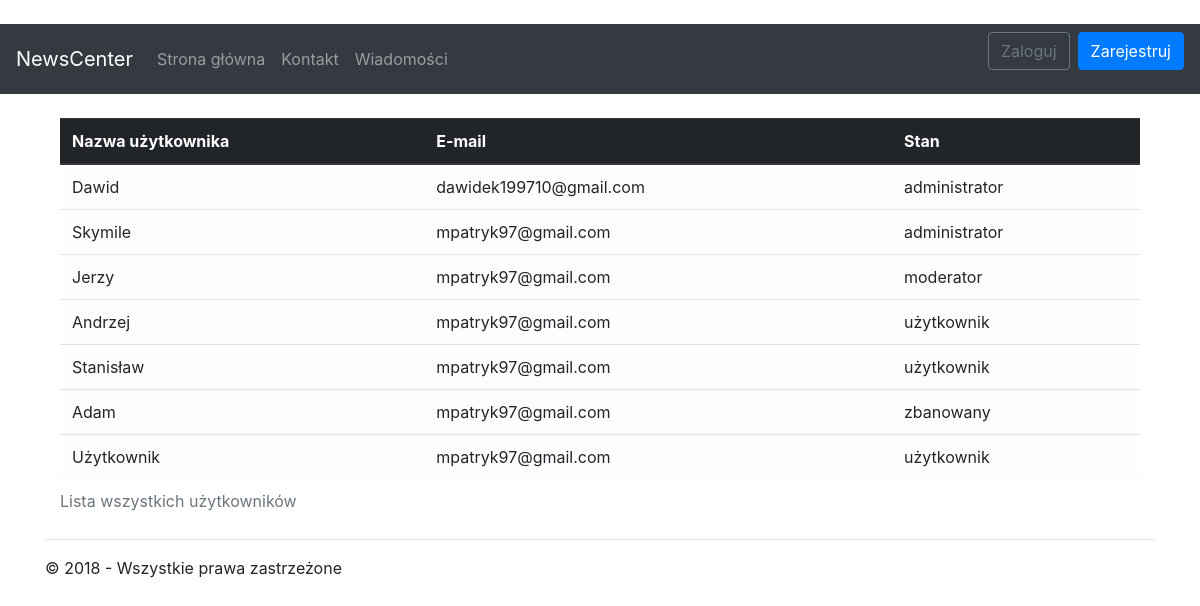
/user, run on an earlier commit of the app's database.
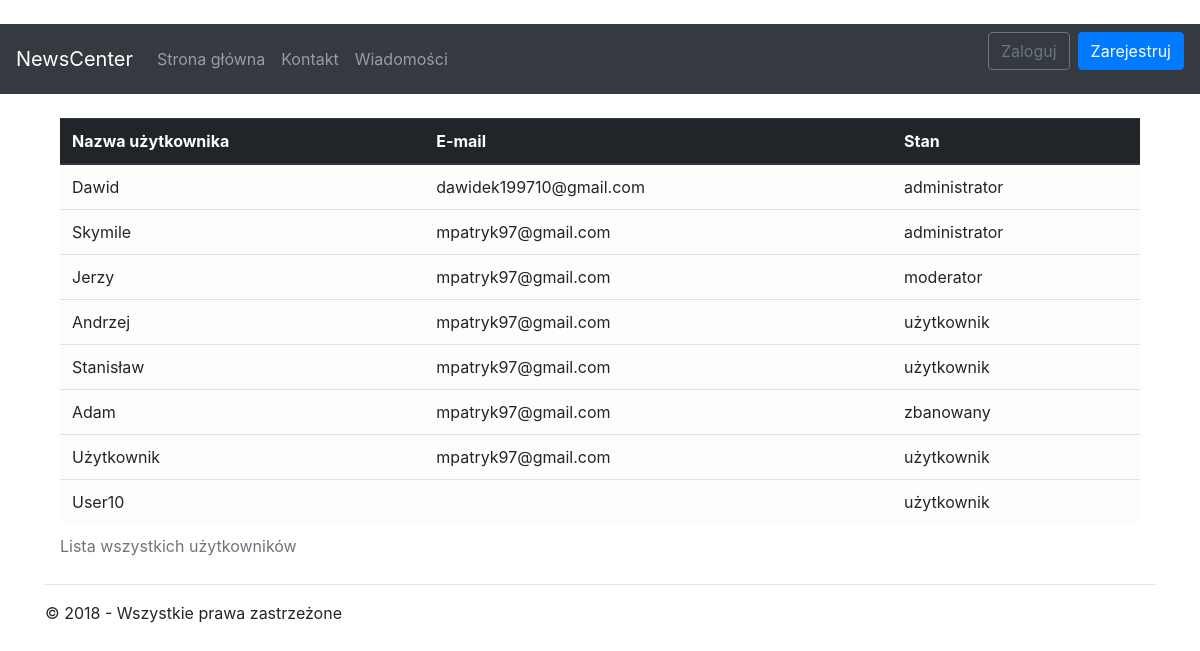
And on a later commit of the database.
### app/models.py (models this page shows)
class UserProfile(models.Model):
	user = models.OneToOneField(User, on_delete=models.CASCADE)
	role = models.CharField(max_length=16)

### app/views/user.py (the view)
# urls.py: path(''         , app.views.default.index   , name='home'    ),
def index(request):
	return render(request, 'app/user/index.html', {
		'profiles' : UserProfile.objects.all(),
		'year':datetime.now().year,
		'auth': is_logged(request),
		'admin' : is_admin(request)
	})

### app/support/utilities.py (called while the page is built)
def find_profile(request):
	try:
		return UserProfile.objects.get(user=request.user)
	except:
		return None

def is_admin(request):
	if find_profile(request) is None:
		return False
	return is_mod(request)

def is_logged(request):
	return 'yes' if request.user.is_authenticated else 'no'

### app/templates/app/user/index.html
{% extends "app/shared/layout.html" %}
{% block content %}
<br/>
<div class="container">
	<table class="table table-light">
		<caption>Lista wszystkich użytkowników</caption>
		<thead class="thead-dark">
			<tr>
				<th scope="col">Nazwa użytkownika</th>
				<th scope="col">E-mail           </th>
				<th scope="col">Stan             </th>
			</tr>
		</thead>
		<tbody>
			{% for profile in profiles %}
			<tr>
				<td scope="col">  {{ profile.user.username }} </td>
				<td scope="col">  {{ profile.user.email    }} </td>
				<td scope="col">  {{ profile.role          }} </td>
			</tr>
			{% endfor %}
		</tbody>
	</table>
</div>
{% endblock %}

What changed in the data, as far as the page shows it:
added UserProfile: user.username "User10", role "użytkownik"
